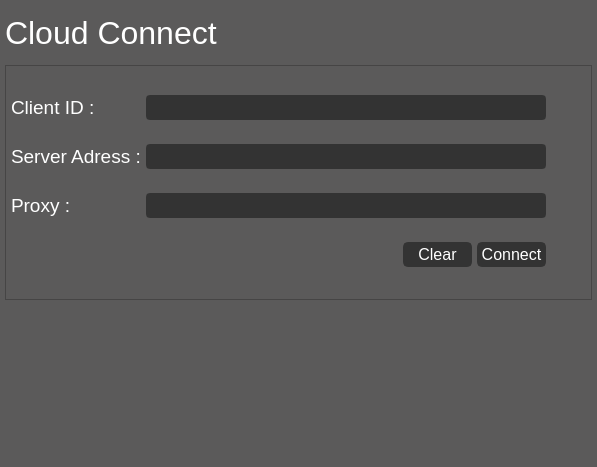
               <widget class="QWidget" name="page_Network">
                <property name="styleSheet">
                 <string notr="true">background:rgb(91,90,90);</string>
                </property>
                <layout class="QVBoxLayout" name="verticalLayout_8">
                 <property name="spacing">
                  <number>5</number>
                 </property>
                 <property name="leftMargin">
                  <number>5</number>
                 </property>
                 <property name="topMargin">
                  <number>5</number>
                 </property>
                 <property name="rightMargin">
                  <number>5</number>
                 </property>
                 <property name="bottomMargin">
                  <number>5</number>
                 </property>
                 <item>
                  <widget class="QLabel" name="lab_cloud_main">
                   <property name="minimumSize">
                    <size>
                     <width>0</width>
                     <height>55</height>
                    </size>
                   </property>
                   <property name="maximumSize">
                    <size>
                     <width>16777215</width>
                     <height>55</height>
                    </size>
                   </property>
                   <property name="font">
                    <font>
                     <family>Segoe UI</family>
                     <pointsize>24</pointsize>
                    </font>
                   </property>
                   <property name="styleSheet">
                    <string notr="true">QLabel {
	color:rgb(255,255,255);
}</string>
                   </property>
                   <property name="text">
                    <string>Cloud Connect</string>
                   </property>
                  </widget>
                 </item>
                 <item>
                  <widget class="QFrame" name="frame_2">
                   <property name="enabled">
                    <bool>true</bool>
                   </property>
                   <property name="minimumSize">
                    <size>
                     <width>0</width>
                     <height>235</height>
                    </size>
                   </property>
                   <property name="maximumSize">
                    <size>
                     <width>16777215</width>
                     <height>235</height>
                    </size>
                   </property>
                   <property name="font">
                    <font>
                     <family>Segoe UI</family>
                     <pointsize>12</pointsize>
                    </font>
                   </property>
                   <property name="frameShape">
                    <enum>QFrame::StyledPanel</enum>
                   </property>
                   <property name="frameShadow">
                    <enum>QFrame::Raised</enum>
                   </property>
                   <layout class="QGridLayout" name="gridLayout_2">
                    <property name="leftMargin">
                     <number>5</number>
                    </property>
                    <property name="topMargin">
                     <number>5</number>
                    </property>
                    <property name="rightMargin">
                     <number>5</number>
                    </property>
                    <property name="bottomMargin">
                     <number>5</number>
                    </property>
                    <property name="horizontalSpacing">
                     <number>5</number>
                    </property>
                    <property name="verticalSpacing">
                     <number>0</number>
                    </property>
                    <item row="0" column="0">
                     <widget class="QLabel" name="label_2">
                      <property name="minimumSize">
                       <size>
                        <width>100</width>
                        <height>0</height>
                       </size>
                      </property>
                      <property name="font">
                       <font>
                        <family>Segoe UI</family>
                        <pointsize>14</pointsize>
                       </font>
                      </property>
                      <property name="styleSheet">
                       <string notr="true">color:rgb(255,255,255);</string>
                      </property>
                      <property name="text">
                       <string>Client ID :</string>
                      </property>
                     </widget>
                    </item>
                    <item row="1" column="0">
                     <widget class="QLabel" name="label_3">
                      <property name="minimumSize">
                       <size>
                        <width>100</width>
                        <height>0</height>
                       </size>
                      </property>
                      <property name="font">
                       <font>
                        <family>Segoe UI</family>
                        <pointsize>14</pointsize>
                       </font>
                      </property>
                      <property name="styleSheet">
                       <string notr="true">color:rgb(255,255,255);</string>
                      </property>
                      <property name="text">
                       <string>Server Adress :</string>
                      </property>
                     </widget>
                    </item>
                    <item row="2" column="0">
                     <widget class="QLabel" name="label_4">
                      <property name="minimumSize">
                       <size>
                        <width>100</width>
                        <height>0</height>
                       </size>
                      </property>
                      <property name="font">
                       <font>
                        <family>Segoe UI</family>
                        <pointsize>14</pointsize>
                       </font>
                      </property>
                      <property name="styleSheet">
                       <string notr="true">color:rgb(255,255,255);</string>
                      </property>
                      <property name="text">
                       <string>Proxy :</string>
                      </property>
                     </widget>
                    </item>
                    <item row="2" column="1" colspan="3">
                     <widget class="QLineEdit" name="line_cloud_proxy">
                      <property name="minimumSize">
                       <size>
                        <width>400</width>
                        <height>25</height>
                       </size>
                      </property>
                      <property name="maximumSize">
                       <size>
                        <width>500</width>
                        <height>25</height>
                       </size>
                      </property>
                      <property name="font">
                       <font>
                        <family>Segoe UI</family>
                        <pointsize>12</pointsize>
                       </font>
                      </property>
                      <property name="styleSheet">
                       <string notr="true">QLineEdit {
	color:rgb(255,255,255);
	border:2px solid rgb(51,51,51);
	border-radius:4px;
	background:rgb(51,51,51);
}

QLineEdit:disabled {
	color:rgb(255,255,255);
	border:2px solid rgb(112,112,112);
	border-radius:4px;
	background:rgb(112,112,112);
}</string>
                      </property>
                     </widget>
                    </item>
                    <item row="0" column="1" colspan="3">
                     <widget class="QLineEdit" name="line_cloud_id">
                      <property name="enabled">
                       <bool>true</bool>
                      </property>
                      <property name="minimumSize">
                       <size>
                        <width>400</width>
                        <height>25</height>
                       </size>
                      </property>
                      <property name="maximumSize">
                       <size>
                        <width>500</width>
                        <height>25</height>
                       </size>
                      </property>
                      <property name="font">
                       <font>
                        <family>Segoe UI</family>
                        <pointsize>12</pointsize>
                       </font>
                      </property>
                      <property name="styleSheet">
                       <string notr="true">QLineEdit {
	color:rgb(255,255,255);
	border:2px solid rgb(51,51,51);
	border-radius:4px;
	background:rgb(51,51,51);
}

QLineEdit:disabled {
	color:rgb(255,255,255);
	border:2px solid rgb(112,112,112);
	border-radius:4px;
	background:rgb(112,112,112);
}</string>
                      </property>
                     </widget>
                    </item>
                    <item row="1" column="1" colspan="3">
                     <widget class="QLineEdit" name="line_cloud_adress">
                      <property name="minimumSize">
                       <size>
                        <width>400</width>
                        <height>25</height>
                       </size>
                      </property>
                      <property name="maximumSize">
                       <size>
                        <width>500</width>
                        <height>25</height>
                       </size>
                      </property>
                      <property name="font">
                       <font>
                        <family>Segoe UI</family>
                        <pointsize>12</pointsize>
                       </font>
                      </property>
                      <property name="styleSheet">
                       <string notr="true">QLineEdit {
	color:rgb(255,255,255);
	border:2px solid rgb(51,51,51);
	border-radius:4px;
	background:rgb(51,51,51);
}

QLineEdit:disabled {
	color:rgb(255,255,255);
	border:2px solid rgb(112,112,112);
	border-radius:4px;
	background:rgb(112,112,112);
}</string>
                      </property>
                     </widget>
                    </item>
                    <item row="1" column="4">
                     <spacer name="horizontalSpacer_2">
                      <property name="orientation">
                       <enum>Qt::Horizontal</enum>
                      </property>
                      <property name="sizeHint" stdset="0">
                       <size>
                        <width>40</width>
                        <height>20</height>
                       </size>
                      </property>
                     </spacer>
                    </item>
                    <item row="3" column="0" colspan="2">
                     <spacer name="horizontalSpacer_3">
                      <property name="orientation">
                       <enum>Qt::Horizontal</enum>
                      </property>
                      <property name="sizeHint" stdset="0">
                       <size>
                        <width>40</width>
                        <height>20</height>
                       </size>
                      </property>
                     </spacer>
                    </item>
                    <item row="3" column="2">
                     <widget class="QPushButton" name="bn_cloud_clear">
                      <property name="enabled">
                       <bool>true</bool>
                      </property>
                      <property name="minimumSize">
                       <size>
                        <width>69</width>
                        <height>25</height>
                       </size>
                      </property>
                      <property name="maximumSize">
                       <size>
                        <width>69</width>
                        <height>25</height>
                       </size>
                      </property>
                      <property name="font">
                       <font>
                        <family>Segoe UI</family>
                        <pointsize>12</pointsize>
                       </font>
                      </property>
                      <property name="styleSheet">
                       <string notr="true">QPushButton {
	border: 2px solid rgb(51,51,51);
	border-radius: 5px;	
	color:rgb(255,255,255);
	background-color: rgb(51,51,51);
}
QPushButton:hover {
	border: 2px solid rgb(0,143,150);
	background-color: rgb(0,143,150);
}
QPushButton:pressed {	
	border: 2px solid rgb(0,143,150);
	background-color: rgb(51,51,51);
}

QPushButton:disabled {	
	border-radius: 5px;	
	border: 2px solid rgb(112,112,112);
	background-color: rgb(112,112,112);
}</string>
                      </property>
                      <property name="text">
                       <string>Clear</string>
                      </property>
                     </widget>
                    </item>
                    <item row="3" column="3">
                     <widget class="QPushButton" name="bn_cloud_connect">
                      <property name="minimumSize">
                       <size>
                        <width>69</width>
                        <height>25</height>
                       </size>
                      </property>
                      <property name="maximumSize">
                       <size>
                        <width>69</width>
                        <height>25</height>
                       </size>
                      </property>
                      <property name="font">
                       <font>
                        <family>Segoe UI</family>
                        <pointsize>12</pointsize>
                       </font>
                      </property>
                      <property name="styleSheet">
                       <string notr="true">QPushButton {
	border: 2px solid rgb(51,51,51);
	border-radius: 5px;	
	color:rgb(255,255,255);
	background-color: rgb(51,51,51);
}
QPushButton:hover {
	border: 2px solid rgb(0,143,150);
	background-color: rgb(0,143,150);
}
QPushButton:pressed {	
	border: 2px solid rgb(0,143,150);
	background-color: rgb(51,51,51);
}

QPushButton:disabled {	
	border-radius: 5px;	
	border: 2px solid rgb(112,112,112);
	background-color: rgb(112,112,112);
}</string>
                      </property>
                      <property name="text">
                       <string>Connect</string>
                      </property>
                     </widget>
                    </item>
                   </layout>
                  </widget>
                 </item>
                 <item>
                  <spacer name="verticalSpacer_2">
                   <property name="orientation">
                    <enum>Qt::Vertical</enum>
                   </property>
                   <property name="sizeHint" stdset="0">
                    <size>
                     <width>20</width>
                     <height>162</height>
                    </size>
                   </property>
                  </spacer>
                 </item>
                </layout>
               </widget>
